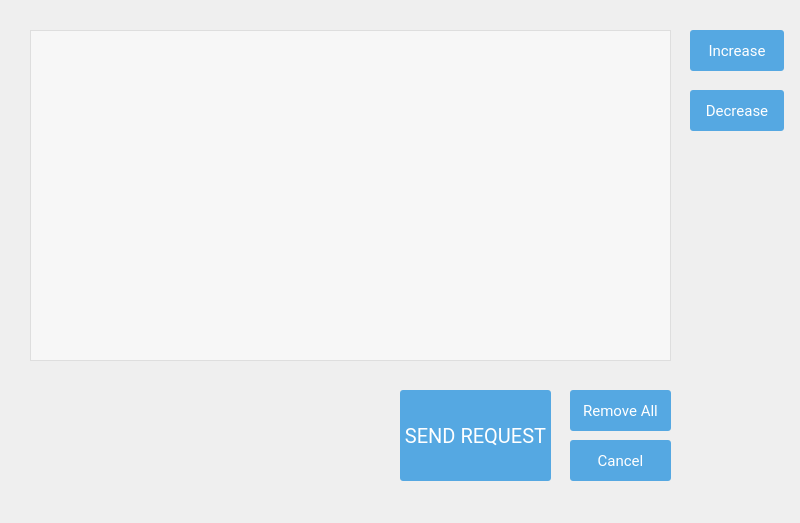
<?xml version="1.0" encoding="UTF-8"?>
<ui version="4.0">
 <class>borrowBook</class>
 <widget class="QWidget" name="borrowBook">
  <property name="geometry">
   <rect>
    <x>0</x>
    <y>0</y>
    <width>800</width>
    <height>523</height>
   </rect>
  </property>
  <property name="windowTitle">
   <string>Borrow new book</string>
  </property>
  <property name="windowIcon">
   <iconset resource="LIBPRO.qrc">
    <normaloff>:/icon/Resources/icon/LP icon.png</normaloff>:/icon/Resources/icon/LP icon.png</iconset>
  </property>
  <property name="styleSheet">
   <string notr="true">/*#borrowBook{
background-image: url(:/appscreen/Resources/appscreen/2.jpg);}*/
QPushButton {
font-size: 20px;
font-family: Roboto; 
background-color: rgba(46, 150, 223, 0.8);
border: 0;
color: white;
border-radius: 3px;
}

QPushButton:hover {
background-color: rgba(0, 189, 155, 0.8);
}

QPushButton:pressed {
background-color: rgb(24, 205, 108);
}
</string>
  </property>
  <widget class="QPushButton" name="requestbtn">
   <property name="geometry">
    <rect>
     <x>400</x>
     <y>390</y>
     <width>151</width>
     <height>91</height>
    </rect>
   </property>
   <property name="styleSheet">
    <string notr="true">font-size: 20px;</string>
   </property>
   <property name="text">
    <string>SEND REQUEST</string>
   </property>
  </widget>
  <widget class="QPushButton" name="cancelbtn">
   <property name="geometry">
    <rect>
     <x>570</x>
     <y>440</y>
     <width>101</width>
     <height>41</height>
    </rect>
   </property>
   <property name="styleSheet">
    <string notr="true">font-size: 15px;</string>
   </property>
   <property name="text">
    <string>Cancel</string>
   </property>
  </widget>
  <widget class="QPushButton" name="removebtn">
   <property name="geometry">
    <rect>
     <x>570</x>
     <y>390</y>
     <width>101</width>
     <height>41</height>
    </rect>
   </property>
   <property name="styleSheet">
    <string notr="true">font-size: 15px;
</string>
   </property>
   <property name="text">
    <string>Remove All</string>
   </property>
  </widget>
  <widget class="QPushButton" name="increasebtn">
   <property name="geometry">
    <rect>
     <x>690</x>
     <y>30</y>
     <width>94</width>
     <height>41</height>
    </rect>
   </property>
   <property name="styleSheet">
    <string notr="true">font-size: 15px;</string>
   </property>
   <property name="text">
    <string>Increase</string>
   </property>
  </widget>
  <widget class="QPushButton" name="decreasebtn">
   <property name="geometry">
    <rect>
     <x>690</x>
     <y>90</y>
     <width>94</width>
     <height>41</height>
    </rect>
   </property>
   <property name="styleSheet">
    <string notr="true">font-size: 15px;</string>
   </property>
   <property name="text">
    <string>Decrease</string>
   </property>
  </widget>
  <widget class="QTableView" name="bookList">
   <property name="geometry">
    <rect>
     <x>30</x>
     <y>30</y>
     <width>641</width>
     <height>331</height>
    </rect>
   </property>
   <property name="styleSheet">
    <string notr="true">background-color:rgba(255,255,255,0.5);
gridline-color:white;
selection-background-color:rgba(55,55,55,0.3);
font-family:Ubuntu Light</string>
   </property>
  </widget>
 </widget>
 <resources>
  <include location="LIBPRO.qrc"/>
 </resources>
 <connections/>
</ui>
